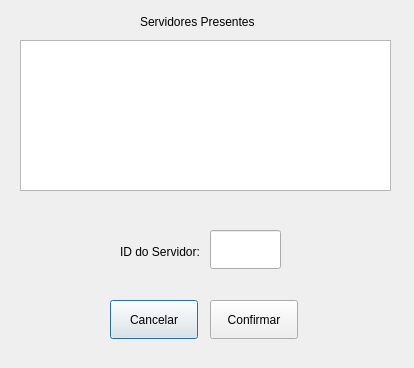
<?xml version="1.0" encoding="UTF-8"?>
<ui version="4.0">
 <class>DeletaNode</class>
 <widget class="QDialog" name="DeletaNode">
  <property name="geometry">
   <rect>
    <x>0</x>
    <y>0</y>
    <width>414</width>
    <height>368</height>
   </rect>
  </property>
  <property name="windowTitle">
   <string>Remove Servidor</string>
  </property>
  <widget class="QTextEdit" name="textEdit_ServersList">
   <property name="geometry">
    <rect>
     <x>20</x>
     <y>40</y>
     <width>371</width>
     <height>151</height>
    </rect>
   </property>
  </widget>
  <widget class="QLineEdit" name="lineEdit_Option">
   <property name="geometry">
    <rect>
     <x>210</x>
     <y>230</y>
     <width>71</width>
     <height>39</height>
    </rect>
   </property>
  </widget>
  <widget class="QLabel" name="label">
   <property name="geometry">
    <rect>
     <x>140</x>
     <y>10</y>
     <width>131</width>
     <height>23</height>
    </rect>
   </property>
   <property name="text">
    <string>Servidores Presentes</string>
   </property>
  </widget>
  <widget class="QLabel" name="label_2">
   <property name="geometry">
    <rect>
     <x>120</x>
     <y>240</y>
     <width>91</width>
     <height>23</height>
    </rect>
   </property>
   <property name="text">
    <string>ID do Servidor:</string>
   </property>
  </widget>
  <widget class="QPushButton" name="pushButton_Cancelar">
   <property name="geometry">
    <rect>
     <x>110</x>
     <y>300</y>
     <width>88</width>
     <height>39</height>
    </rect>
   </property>
   <property name="text">
    <string>Cancelar</string>
   </property>
  </widget>
  <widget class="QPushButton" name="pushButton_Confirmar">
   <property name="geometry">
    <rect>
     <x>210</x>
     <y>300</y>
     <width>88</width>
     <height>39</height>
    </rect>
   </property>
   <property name="text">
    <string>Confirmar</string>
   </property>
  </widget>
 </widget>
 <resources/>
 <connections/>
</ui>
